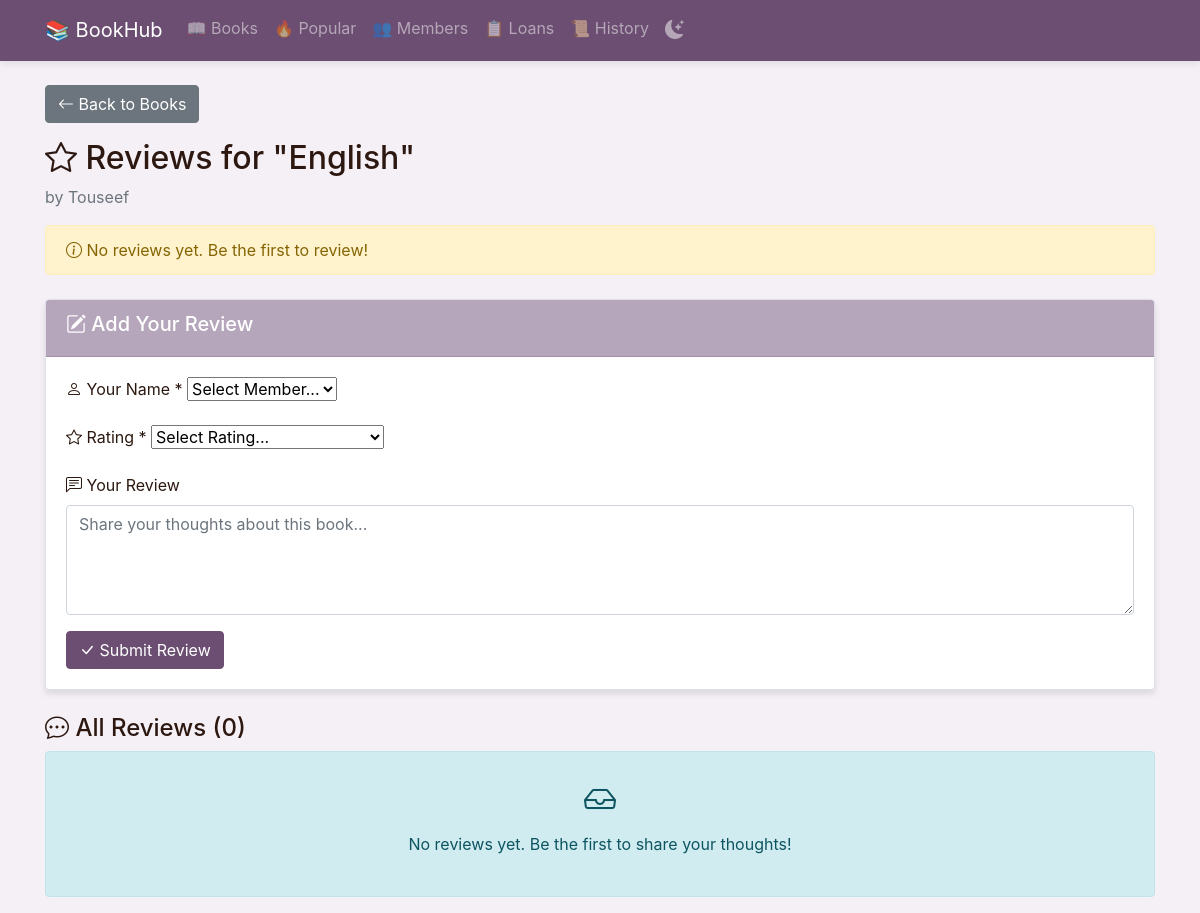
/books/1/reviews, run on an earlier commit of the app's database.
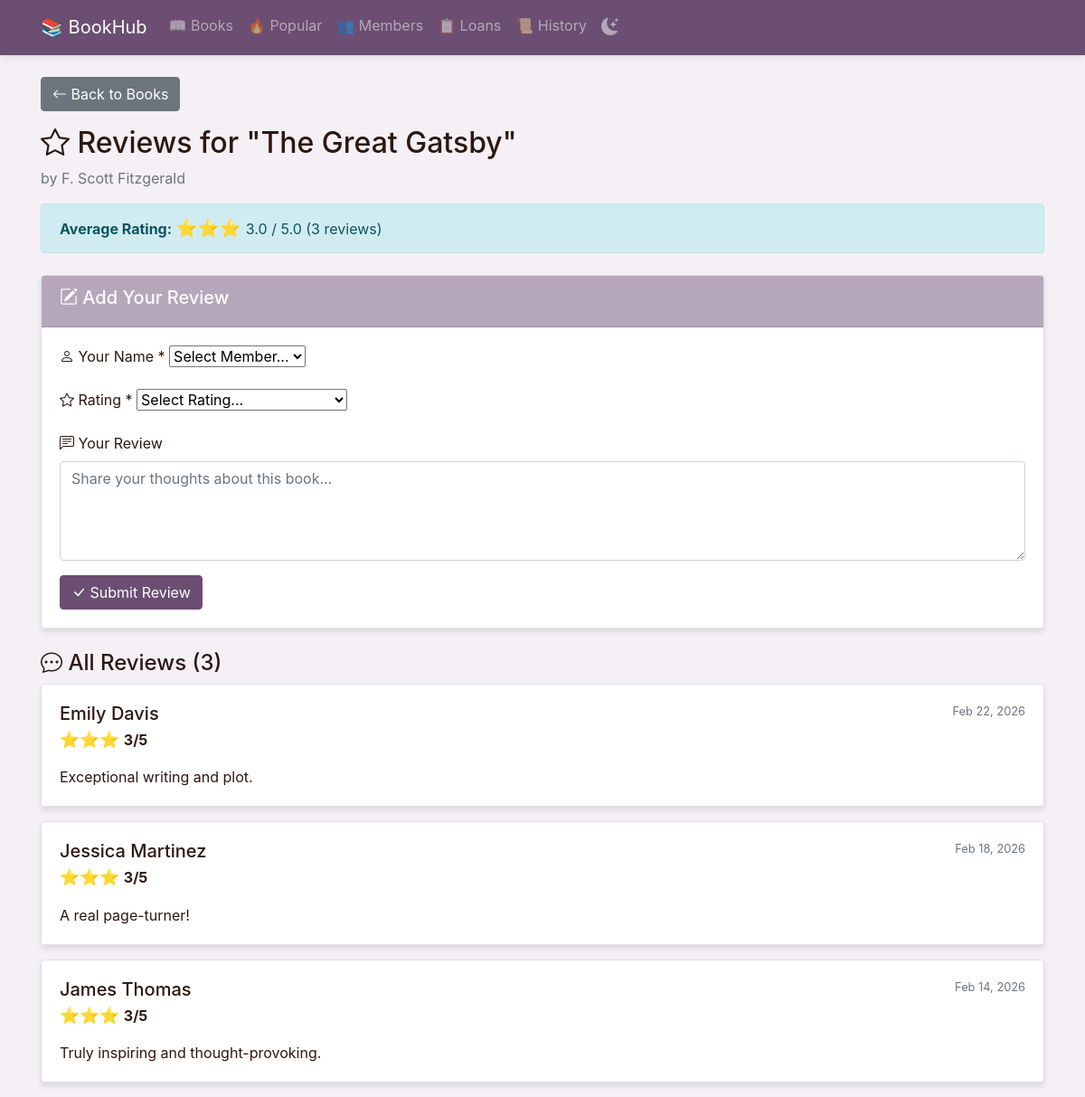
And on a later commit of the database.
### app.py (models this page shows)
class Book(db.Model):
    id = db.Column(db.Integer, primary_key=True)
    title = db.Column(db.String(100), nullable=False)
    author = db.Column(db.String(100), nullable=False)
    genre = db.Column(db.String(50))
    year_published = db.Column(db.Integer)
    average_rating = db.Column(db.Float, default=0.0)
    cover_image = db.Column(db.String(500))  # New field for book cover URL
    reviews = db.relationship('Review', backref='book', lazy=True)

class Review(db.Model):
    id = db.Column(db.Integer, primary_key=True)
    book_id = db.Column(db.Integer, db.ForeignKey('book.id'), nullable=False)
    member_id = db.Column(db.Integer, db.ForeignKey('member.id'), nullable=False)
    rating = db.Column(db.Integer, nullable=False)
    comment = db.Column(db.Text)
    date_posted = db.Column(db.DateTime, default=datetime.utcnow)
    member = db.relationship('Member', backref='reviews', lazy=True)

class Member(db.Model):
    id = db.Column(db.Integer, primary_key=True)
    name = db.Column(db.String(100), nullable=False)
    email = db.Column(db.String(100), unique=True, nullable=False)
    contact = db.Column(db.String(15))
    member_since = db.Column(db.Date, default=datetime.utcnow)

### app.py (the view, shortened to what this page needs)
@app.route('/books/<int:id>/reviews', methods=['GET', 'POST'])
def book_reviews(id):
    book = Book.query.get_or_404(id)
    reviews = Review.query.filter_by(book_id=id).order_by(Review.date_posted.desc()).all()
    members = Member.query.all()
    return render_template('book_reviews.html', book=book, reviews=reviews, members=members)

### templates/book_reviews.html (shortened to what this page needs)
{% extends "base.html" %}
{% block content %}
<div class="mb-4">
    <a href="/books" class="btn btn-secondary mb-3"><i class="bi bi-arrow-left"></i> Back to Books</a>
    <h2><i class="bi bi-star"></i> Reviews for "{{ book.title }}"</h2>
    <p class="text-muted">by {{ book.author }}</p>
    {% if book.average_rating > 0 %}
    <div class="alert alert-info" role="alert">
        <strong>Average Rating:</strong>
        <span class="text-warning" style="font-size: 1.2rem;">
            {% for i in range(book.average_rating|int) %}⭐{% endfor %}
        </span>
        {{ "%.1f"|format(book.average_rating) }} / 5.0 ({{ reviews|length }} review{{ 's' if reviews|length != 1 else '' }})
    </div>
    {% else %}
    <div class="alert alert-warning" role="alert">
        <i class="bi bi-info-circle"></i> No reviews yet. Be the first to review!
    </div>
    {% endif %}
</div>
<div class="card mb-4">
    <div class="card-header">
        <h5><i class="bi bi-pencil-square"></i> Add Your Review</h5>
    </div>
    <div class="card-body">
        <form method="post">
            <div class="mb-3">
                <label for="member_id" class="form-label"><i class="bi bi-person"></i> Your Name *</label>
                <select class="form-select" name="member_id" id="member_id" required>
                    <option value="">Select Member...</option>
                </select>
            </div>
            <div class="mb-3">
                <label for="rating" class="form-label"><i class="bi bi-star"></i> Rating *</label>
                <select class="form-select" name="rating" id="rating" required>
                    <option value="">Select Rating...</option>
                </select>
            </div>
            <div class="mb-3">
                <label for="comment" class="form-label"><i class="bi bi-chat-left-text"></i> Your Review</label>
                <textarea class="form-control" name="comment" id="comment" rows="4" placeholder="Share your thoughts about this book..."></textarea>
            </div>
            <button type="submit" class="btn btn-primary"><i class="bi bi-check-lg"></i> Submit Review</button>
        </form>
    </div>
</div>
<h4><i class="bi bi-chat-dots"></i> All Reviews ({{ reviews|length }})</h4>
<div class="row">
    {% for review in reviews %}
    <div class="col-md-12 mb-3">
        <div class="card">
            <div class="card-body">
                <div class="d-flex justify-content-between align-items-start">
                    <div>
                        <h5 class="card-title mb-1">{{ review.member.name }}</h5>
                        <p class="mb-2">
                            <span class="text-warning" style="font-size: 1.1rem;">
                                {% for i in range(review.rating) %}⭐{% endfor %}
                            </span>
                            <strong>{{ review.rating }}/5</strong>
                        </p>
                    </div>
                    <small class="text-muted">{{ review.date_posted.strftime('%b %d, %Y') }}</small>
                </div>
                {% if review.comment %}
                <p class="card-text mt-2">{{ review.comment }}</p>
                {% else %}
                <p class="card-text text-muted mt-2"><em>No comment provided</em></p>
                {% endif %}
            </div>
        </div>
    </div>
    {% else %}
    <div class="col-md-12">
        <div class="alert alert-info text-center py-4">
            <i class="bi bi-inbox" style="font-size: 2rem;"></i>
            <p class="mt-2">No reviews yet. Be the first to share your thoughts!</p>
        </div>
    </div>
    {% endfor %}
</div>
{% endblock %}

What changed in the data, as far as the page shows it:
changed Book: title "English" → "The Great Gatsby"; author "Touseef" → "F. Scott Fitzgerald"; average_rating (not shown) → "3.0"
added Review: member.name "Emily Davis", rating "3", date_posted "Feb 22, 2026", comment "Exceptional writing and plot."
added Review: member.name "Jessica Martinez", rating "3", date_posted "Feb 18, 2026", comment "A real page-turner!"
added Review: member.name "James Thomas", rating "3", date_posted "Feb 14, 2026", comment "Truly inspiring and thought-provoking."
Also different on the page:
{{ reviews|length }}: (not shown) → "3"
{{ 's' if reviews|length != 1 else '' }}: (not shown) → "s"
{{ reviews|length }}: "0" → "3"
text no longer shown: "No reviews yet. Be the first to review! No reviews yet. Be the first to share your thoughts!"
text now shown: "Average Rating: / 5.0 ( review )"
